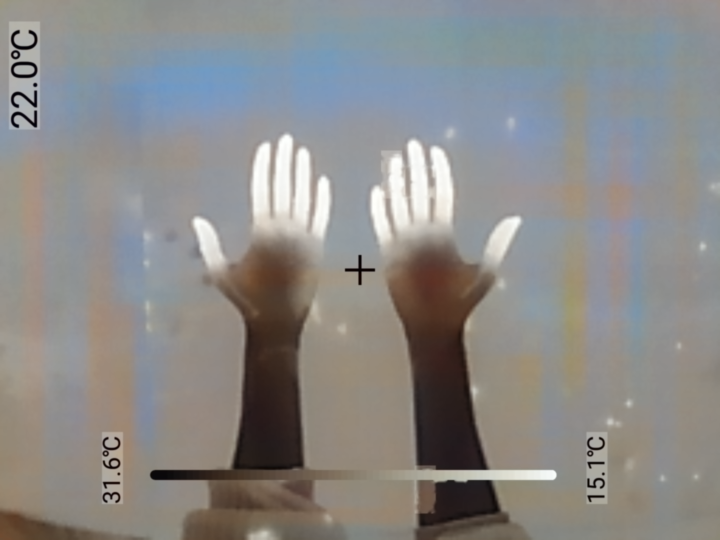
#> input picture src/landmark-recognition/12_IMG20241127100913.jpg_rotated.png, 1440 x 1080 px (shown at 1/2 size)
$ python -i transformations.py   (imports and definitions only)
#> lines starting #> are read from the running program, lines starting #| are printed output that depends on the picture
#> further down, picture is the input picture: shape (1080, 1440, 3); mean B, G, R 136.6, 137.9, 138.9
import cv2
import numpy as np

from src.colorization.Zhang import create_colorized_pictures

def colorize_zhang_eccv16(image_path):
    create_colorized_pictures(model='eccv16', img_path=image_path)
    return './resources/stylized_pictures/eccv16/saved_eccv16.png'

def colorize_zhang_siggraph17(image_path, image_name):
    create_colorized_pictures(model='siggraph17', img_path=image_path, save_prefix=image_name)
    return f'../../resources/stylized-pictures/siggraph17/{image_name}_siggraph17.png'


def clahe(image, clipLimit=2.0, tileGridSize=(8, 8), save_path=None, save_as_rgb=True):
    """
    Applies Contrast Limited Adaptive Histogram Equalization (CLAHE) to an image.

    Parameters:
    - image: Input image (grayscale or BGR/RGB).
    - clipLimit: Threshold for contrast limiting.
    - tileGridSize: Size of the grid for histogram equalization.
    - save_path: Path to save the output image.
    - save_as_rgb: Save the CLAHE-applied image in RGB format if True.

    Returns:
    - Processed image in grayscale or RGB format.
    """
#> called with clipLimit = 2, tileGridSize = (8, 8), save_as_rgb = True
    # Convert to grayscale if it's a color image
    if len(image.shape) == 3:  # If RGB/BGR
        gray = cv2.cvtColor(image, cv2.COLOR_BGR2GRAY)
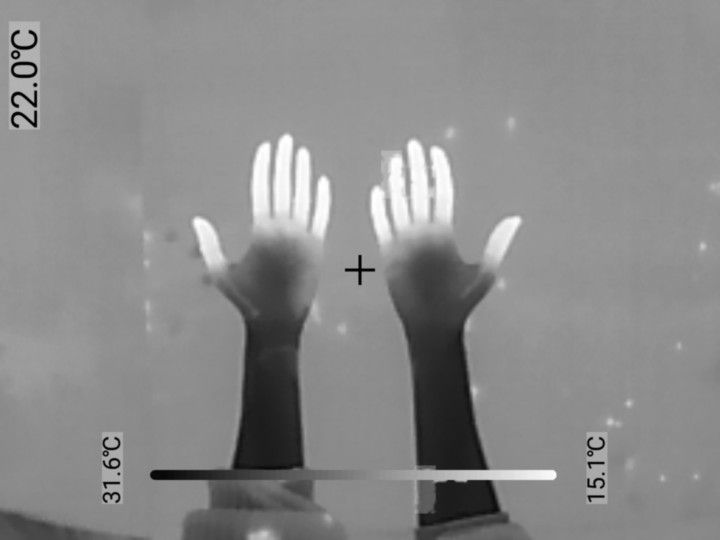
#> gray: shape (1080, 1440) (shown at 1/2 size); min 0, max 255, mean 138.1
    else:
        gray = image

    # Apply CLAHE
    clahe = cv2.createCLAHE(clipLimit=clipLimit, tileGridSize=tileGridSize)
    clahe_image = clahe.apply(gray)
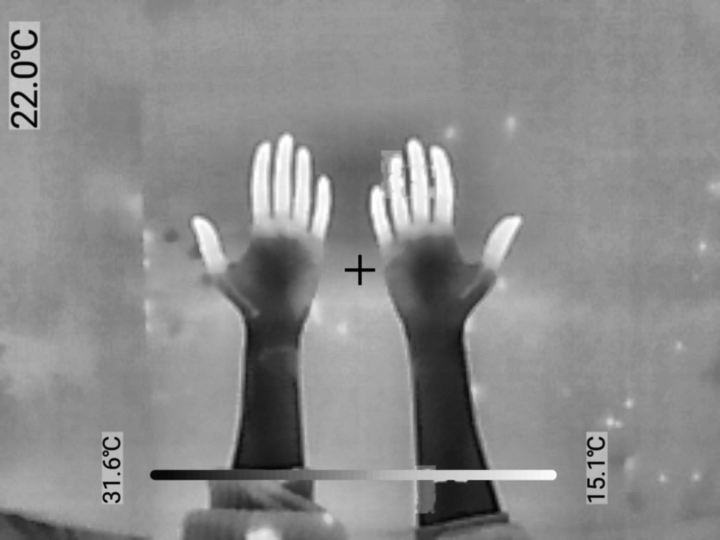
#> clahe_image: shape (1080, 1440) (shown at 1/2 size); min 1, max 255, mean 139

    # Convert back to RGB if required
    if save_as_rgb:
        clahe_image_rgb = cv2.cvtColor(clahe_image, cv2.COLOR_GRAY2RGB)
    else:
        clahe_image_rgb = clahe_image

    # Save the image if a save_path is provided
    if save_path:
        cv2.imwrite(save_path, clahe_image_rgb if save_as_rgb else clahe_image)
        print(f"CLAHE-applied image saved at {save_path}")

    return clahe_image_rgb if save_as_rgb else clahe_image


def reduce_brightness(image_path, save_path, reduction_factor=0.5):
    """
    Reads an image, reduces its brightness, and saves the result.

    Parameters:
    - image_path: Path to the input image.
    - save_path: Path to save the output image.
    - reduction_factor: Factor by which to reduce brightness (0.0 to 1.0, where 1.0 is no change).

    Returns:
    - The brightness-reduced image as a NumPy array.
    """
    # Read the image
    image = cv2.imread(image_path)

    if image is None:
        raise ValueError(f"Image at path {image_path} could not be loaded.")

    # Convert to float to avoid clipping during multiplication
    image = image.astype(np.float32)

    # Reduce brightness
    brightness_reduced = np.clip(image * reduction_factor, 0, 255).astype(np.uint8)

    # Save the result
    cv2.imwrite(save_path, brightness_reduced)
    print(f"Brightness-reduced image saved at {save_path}")

    return brightness_reduced

>>> import cv2
>>> picture = cv2.imread('../landmark-recognition/12_IMG20241127100913.jpg_rotated.png')
>>> result = clahe(picture)
